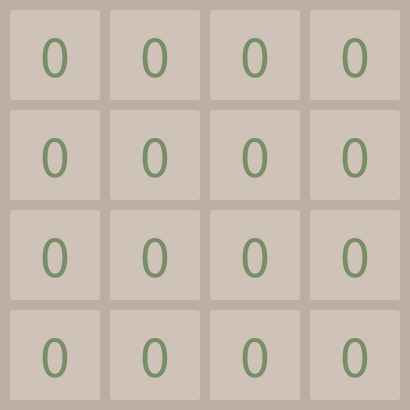
Frame 1 (no input)
Frame 60 (the mouse pressed at the canvas centre just before this capture): identical to frame 1, image omitted
Frame 120 (the mouse held since frame 60 and released just before this capture): identical to frame 1, image omitted

The Processing sketch that drew this single still picture (run headless with seeded random() and noise(); from frame 60 on, the mouse is pressed at the canvas centre):

// Processing sketch: week08_4_2048_part4
// ── week08_4_2048_part4.pde
//week08_4_2048_part4
color []c={#CEC2B9,#EFE5DA,#EDE1CA,#EFB37E,#EF7F63,#EF7F63,#F76543};
color []c2={#778E66,#776E66,#776E66,#FDF8F5,#FDF8F5,#FDF8F5,#FDF8F5};
int []N={0,2,4,8,16,32,64};
int [][] B = {{0,0,0,0},{0,0,0,0},{0,0,0,0},{0,0,0,0}};
void keyPressed(){
  if(keyCode==RIGHT){
   for(int i=0;i<4;i++){
    int now=3;
    for(int j=3;j>=0;j--){
     if(B[i][j]>0){
      B[i][now]=B[i][j];
      now--;
     }
    }
    for(int j=now;j>=0;j--){
     B[i][j]=0; 
    }
   }
  }
  genTwo(); 
}
void genTwo(){
 int zero=0;
 for(int i=0;i<4;i++){
  for(int j=0;j<4;j++){
   if(B[i][j]==0)zero++; 
  }
 }
 int ans = int(random(zero));
 for(int i=0;i<4;i++){
  for(int j=0;j<4;j++){
   if(B[i][j]==0){
    if(ans==0){
     B[i][j]=1;
     return;
    }else ans--;
   }
  }
 }
}
void setup(){
 size(410,410); 
}
void draw(){
  background(188,174,162);
 for(int i=0;i<4;i++){
   for(int j=0;j<4;j++){
     int id=B[i][j];
    fill(c[id]);//fill(206,194,185);
    noStroke();
    rect(j*100+10,i*100+10,90,90,3);
    fill(c2[id]);
    textAlign(CENTER,CENTER);
    textSize(60);
    text(N[id],j*100+55,i*100+55);
   }
 }
}
